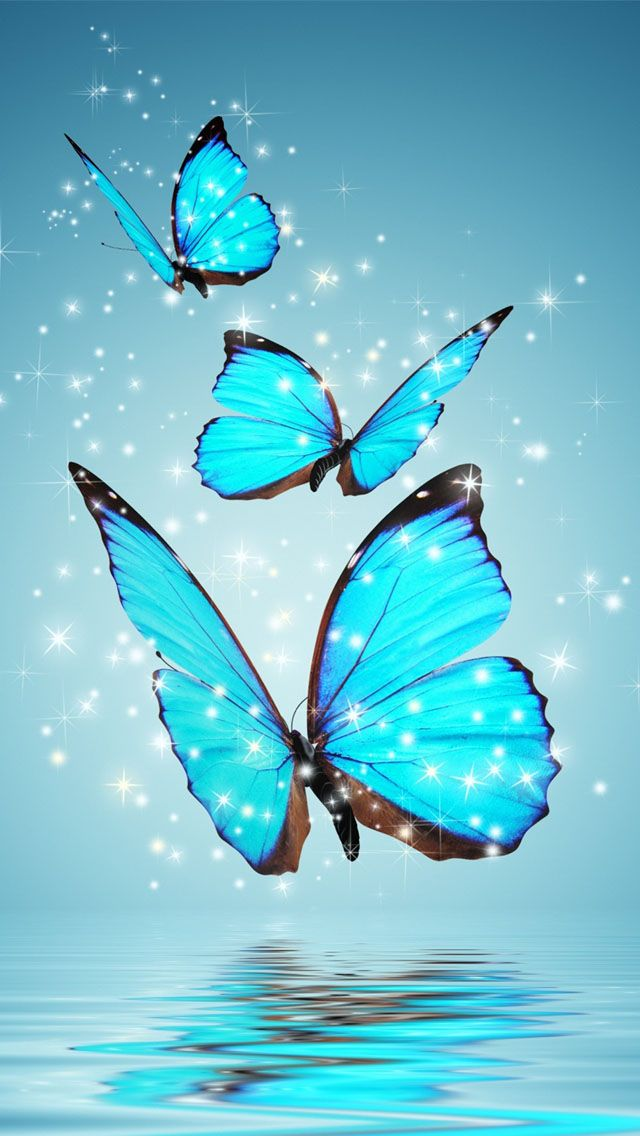
#> input picture Input.jpg, 640 x 1136 px, found by its file name
$ python Task2.py
#> lines starting #> are read from the running program, lines starting #| are printed output that depends on the picture
from PIL import Image

def encrypt_image(image_path, key):
    # Open the image
#> called with key = 42
    img = Image.open(image_path)
#> img is the input picture: PIL image 640x1136 RGB; mean R, G, B 113.9, 190.6, 206.1
    pixels = img.load()

    # Get image dimensions
    width, height = img.size
#> width = 640; height = 1136

    # Encrypt the image by applying a basic mathematical operation to each pixel
    for y in range(height):
        for x in range(width):
            r, g, b = pixels[x, y]
            r = (r + key) % 256
            g = (g + key) % 256
            b = (b + key) % 256
            pixels[x, y] = (r, g, b)

    # Save the encrypted image
    img.save("encrypted_image.png")
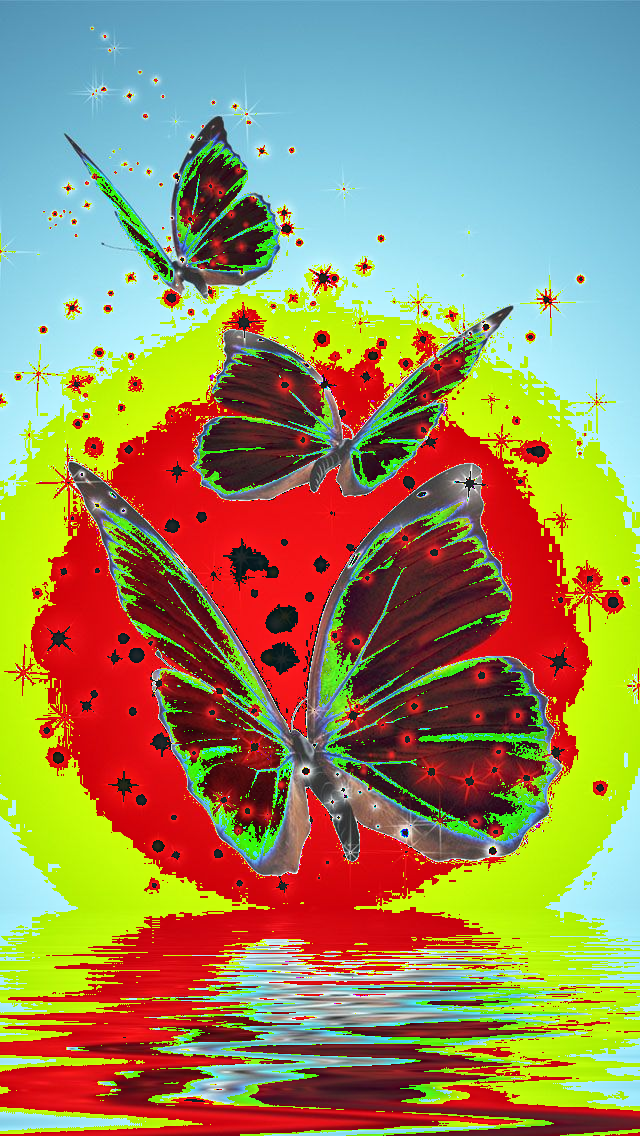
#> saved as encrypted_image.png: PIL image 640x1136 RGB; mean R, G, B 152.4, 140.1, 95.9
    print("Image encrypted and saved as encrypted_image.png")

def decrypt_image(encrypted_image_path, key):
    # Open the encrypted image
#> called with encrypted_image_path = 'encrypted_image.png', key = 42
    img = Image.open(encrypted_image_path)
    pixels = img.load()

    # Get image dimensions
    width, height = img.size
#> width = 640; height = 1136

    # Decrypt the image by reversing the mathematical operation applied during encryption
    for y in range(height):
        for x in range(width):
            r, g, b = pixels[x, y]
            r = (r - key) % 256
            g = (g - key) % 256
            b = (b - key) % 256
            pixels[x, y] = (r, g, b)

    # Save the decrypted image
    img.save("decrypted_image.png")
    print("Image decrypted and saved as decrypted_image.png")

# Example usage
image_path = "D:\CYBER SECURITY\Prodigy Infotech Internship\Task2\Input.jpg"  # Replace with the path to your image

encryption_key = 42

# Encrypt the image
encrypt_image(image_path, encryption_key)

# Decrypt the encrypted image
decrypt_image("encrypted_image.png", encryption_key)
